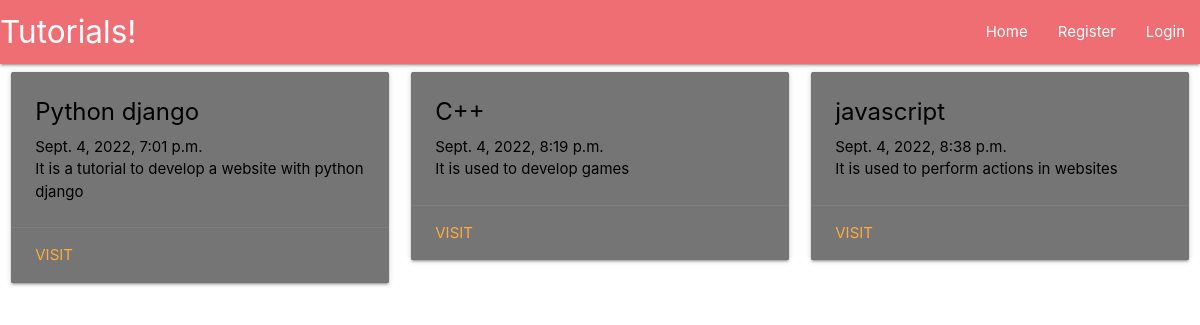
/index, run on the app's committed database.
### home/models.py (models this page shows, shortened)
class Tutorial(models.Model):
    tutorial_title = models.CharField(max_length=200)
    tutorial_content=models.TextField()
    tutorial_published=models.DateTimeField("date published",default=datetime.now())

### home/views.py (the view)
# urls.py: path('index',views.index,name='index'),
def index(request):
    dict={
        'tut':Tutorial.objects.all
        }
    return render(request,'index.html',dict)

### templates/index.html (shortened to what this page needs)
{% extends 'base.html'%}
{% block content %}
        <div class="row">
            {% for i in tut %}
            <div class="col s12 m6 l4">
              <div class="card #757575 grey darken-1">
                <div class="card-content black-text">
                  <span class="card-title"><p><b>{{i.tutorial_title}}</b></p></span>
                  <p>{{i.tutorial_published}}</p>
                  <p>{{i.tutorial_content}}</p>
                </div>
                <div class="card-action">
                  <a href="#">visit</a>
                </div>
              </div>
            </div>
            {% endfor %}
        </div>
        <br>
{% endblock %}

### templates/base.html (shortened to what this page needs)
<!DOCTYPE html>
<html>
    <head>
        <link rel="stylesheet" href="">
        <link rel="stylesheet" href="https://cdnjs.cloudflare.com/ajax/libs/materialize/1.0.0/css/materialize.min.css">
    </head>
    <body>
          {% include 'includes/navbar.html' %}
          {% block content %}
          {% endblock %}
    </body>
</html>

### templates/includes/navbar.html
<nav class="navbar navbar-expand-lg navbar-light bg-light ">
    <div class="collapse navbar-collapse " id="navbarSupportedContent">
      <a href='/' class="brand-logo">Tutorials!</a>
      <ul class="right hide-on-med-and-down">
        {% if request.user.is_authenticated %}
            <li class="nav-item">
              <a class="nav-link" href="index">Main</a>
            </li>
            <li class="nav-item">
              <a class="nav-link" href="logout">Logout</a>
            </li>
        {% else %}
            <li class="nav-item">
              <a class="nav-link" href="/">Home</a>
            </li>
            <li class="nav-item">
              <a class="nav-link" href="register">Register</a>
            </li>
            <li class="nav-item">
              <a class="nav-link" href="login">Login</a>
            </li>
        {% endif %}
      </ul>
    </div>
  </nav>

### data on the page
Tutorial: tutorial_title "Python django", tutorial_published "Sept. 4, 2022, 7:01 p.m.", tutorial_content "It is a tutorial to develop a website with python django"
Tutorial: tutorial_title "C++", tutorial_published "Sept. 4, 2022, 8:19 p.m.", tutorial_content "It is used to develop games"
Tutorial: tutorial_title "javascript", tutorial_published "Sept. 4, 2022, 8:38 p.m.", tutorial_content "It is used to perform actions in websites"
